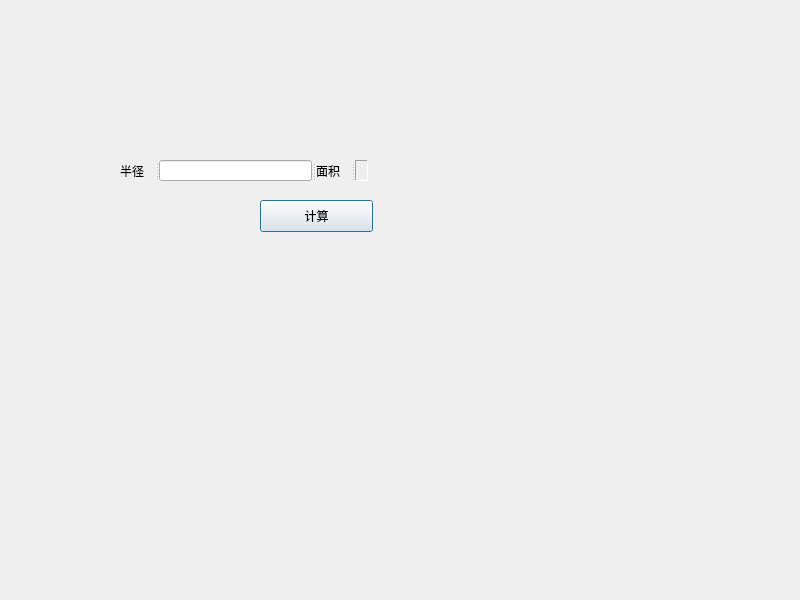
<?xml version="1.0" encoding="UTF-8"?>
<ui version="4.0">
 <class>Dialog</class>
 <widget class="QDialog" name="Dialog">
  <property name="geometry">
   <rect>
    <x>0</x>
    <y>0</y>
    <width>800</width>
    <height>600</height>
   </rect>
  </property>
  <property name="windowTitle">
   <string>Dialog</string>
  </property>
  <widget class="QPushButton" name="pushButton">
   <property name="geometry">
    <rect>
     <x>260</x>
     <y>200</y>
     <width>113</width>
     <height>32</height>
    </rect>
   </property>
   <property name="text">
    <string>计算</string>
   </property>
  </widget>
  <widget class="QSplitter" name="splitter_2">
   <property name="geometry">
    <rect>
     <x>120</x>
     <y>160</y>
     <width>248</width>
     <height>21</height>
    </rect>
   </property>
   <property name="orientation">
    <enum>Qt::Horizontal</enum>
   </property>
   <widget class="QSplitter" name="splitter">
    <property name="orientation">
     <enum>Qt::Horizontal</enum>
    </property>
    <widget class="QLabel" name="e1">
     <property name="text">
      <string>半径</string>
     </property>
    </widget>
    <widget class="QLineEdit" name="radiusLineEdit"/>
   </widget>
   <widget class="QLabel" name="Label_1">
    <property name="text">
     <string>面积</string>
    </property>
   </widget>
   <widget class="QLabel" name="areaLabel_2">
    <property name="frameShape">
     <enum>QFrame::Panel</enum>
    </property>
    <property name="frameShadow">
     <enum>QFrame::Sunken</enum>
    </property>
    <property name="text">
     <string/>
    </property>
   </widget>
  </widget>
 </widget>
 <resources/>
 <connections/>
</ui>
